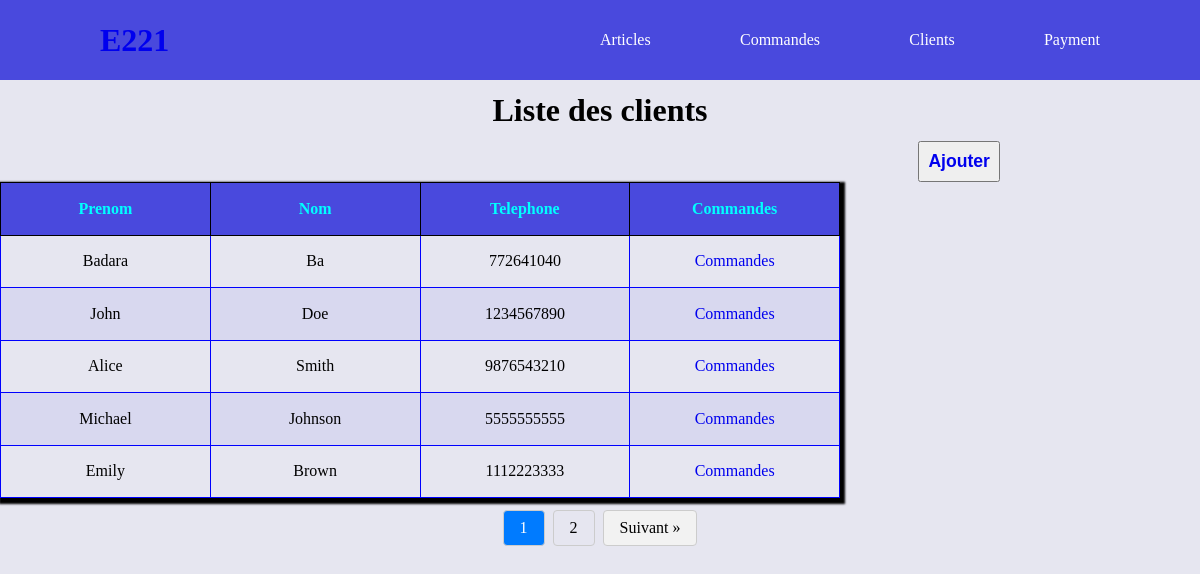
Page /?controller=client&page=listclient on the committed database.
### tables this page shows
CREATE TABLE client(
   id INT NOT NULL AUTO_INCREMENT ,
   nom VARCHAR(100) NOT NULL,
   prenom VARCHAR(100) NOT NULL,
   telephone VARCHAR(20) NOT NULL UNIQUE,
   PRIMARY KEY(id)
);

### config/helpers.php (called while the page is built, shortened)
<?php
function loadview(string $views, array $data = [], $layout = "base")
{
    extract($data);
    require_once(ROOT . "/views/" . $views);
}
function path(string $controller, string $page, array $additional = []): string
{
    $link = WEBROOT . "/?controller=$controller&page=$page";
    if (!empty($additional)) {
      foreach ($additional as $key => $value) {
        $link=$link."&"."$key=$value";
      }
    }
    return $link;
}
function countElement(string $table){
    $sql= "select count(*) as total from $table"  ;
   return executeSelect($sql,[],true);
}

### public/index.php (called while the page is built, shortened)
<?php
    require_once(ROOT."/config/router.php");

### bd/database.php (called while the page is built, shortened)
<?php
function openConnexion(){
    $data=null;
    $servername = 'localhost';
    $username = 'gesarticle';
    $password = 'passer123';
    $dbname="article";
    try {
        $conn = new PDO("mysql:host=$servername;dbname=$dbname", $username, $password);
        $conn->setAttribute(PDO::ATTR_ERRMODE, PDO::ERRMODE_EXCEPTION);
        $conn->setAttribute(PDO::ATTR_DEFAULT_FETCH_MODE, PDO::FETCH_ASSOC);
        return $conn;
    } catch(PDOException $e) {
        echo "Erreur de connexion à la base de données : " . $e->getMessage();
    }
}
function executeSelect(string $sql,array $data=[],$one=false) {
        $conn=openConnexion();
        $statement = $conn->prepare($sql);
      count($data)==0?$statement->execute():$statement->execute($data);
      $result=$one==true?$statement->fetch():$statement->fetchAll();
        return $result ;
}

### model/client.model.php (called while the page is built, shortened)
<?php
function findAllClients($debut=0){
    $sql="select * from client ";
    $sql=$sql."limit $debut,5";
    return executeSelect($sql);
}

### views/client/listclient.html.php (the view, shortened to what this page needs)
<h1> Liste des clients </h1>
<div class="col-12 flex aic jcc">
    <div class="col-8 flex aiend">
        <button><a href="<?= path('client', 'ajoutclient') ?>">Ajouter</a></button>
    </div>
</div>
<table>
    <thead>
        <th>Prenom</th>
        <th>Nom</th>
        <th> Telephone</th>
        <th>Commandes</th>
    </thead>
    <tbody>
        <?php foreach ($clients as $key => $client) : ?>
            <tr>
                <td><?= $client["prenom"] ?></td>
                <td><?= $client["nom"] ?></td>
                <td><?= $client["telephone"] ?></td>
                <td> <a href=" <?= path('commande', 'commande', ['key' => $client["id"],'client'=>$client["prenom"]." ".$client["nom"]]) ?>"> Commandes</a> </td>
            </tr>
        <?php endforeach ?>
    </tbody>
</table>
<div class="flex jcc aic col-12 espaceTB">
    <div class="pagination ">
        <?php for ($i = 1; $i <= $nbr_page; $i++) : ?>
            <a href=" <?= path('client', 'listclient', ['pos' => $i]) ?>" class=<?=$page==$i?"active":""?>><?= $i ?> </a>
        <?php endfor ?>
        <?php if ($page < $nbr_page) : ?>
        <a href="<?= path('client', 'listclient', ['pos' => ($page+1)]) ?>" class="next">Suivant &raquo;</a>
        <?php endif ?>
    </div>
</div>

### public/css/style.css (style rules this page uses)
* { padding: 0; margin: 0; list-style-type: none; text-decoration: none; box-sizing: border-box; }
.aiend { align-items: flex-end; justify-content: right; }
.espaceTB { margin: 1% 0%; }
.jcc { justify-content: center; }
.flex { display: flex; align-items: center; }
body { background-color: rgb(230, 230, 240); }
table { border-collapse: collapse; box-shadow: 2px 3px 2px 3px black; width: 70%; text-align: center; table-layout: fixed; }
th { border: solid 1px black; padding: 2%; background-color: rgb(73, 73, 221); color: aqua; text-align: center; }
td { border: solid 1px blue; padding: 2%; text-align: center; }
tbody tr:nth-child(even) { background-color: rgb(216, 216, 239); }
h1 { text-align: center; margin: 1% 0; }
button { color: white; padding: 1%; font-weight: 900; font-size: 1.1em; cursor: pointer; transition: .8s; }
.pagination { display: flex; list-style: none; padding: 0; }
.pagination a { color: #000; text-decoration: none; padding: 8px 16px; margin: 0 4px; border: 1px solid #ccc; border-radius: 4px; }
.pagination a.active { background-color: #007bff; color: #fff; }
.pagination .prev, .pagination .next { background-color: #f2f2f2; }
.col-8 { width: 66.66%; }
.col-12 { width: 100%; }

### rows in the picture
client: prenom "Badara", nom "Ba", telephone "772641040"
client: prenom "John", nom "Doe", telephone "1234567890"
client: prenom "Alice", nom "Smith", telephone "9876543210"
client: prenom "Michael", nom "Johnson", telephone "5555555555"
client: prenom "Emily", nom "Brown", telephone "1112223333"
